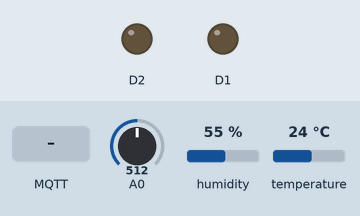
The sketch below on a simulated ESP8266 (NodeMCU). Shown: output pins drawn as LEDs (lit = HIGH). Inputs (shaded band) come from the test bench; at power-on: A0 = 512, humidity 55 %, temperature 24 °C. WiFi joins after 1.5 s; servers stay silent unless stated; no MQTT or app messages arrive unless stated; what the sketch prints to the serial monitor is not drawn.

Above: at 2.7 s.
2.8 s: MQTT message "lighton" arrives on the first subscribed topic
At 3.5 s:
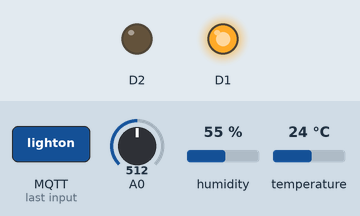
4.3 s: MQTT message "fanon" arrives on the first subscribed topic
At 5.1 s:
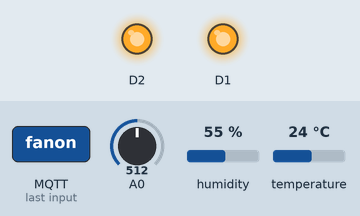
5.8 s: MQTT message "lightoff" arrives on the first subscribed topic
At 6.9 s:
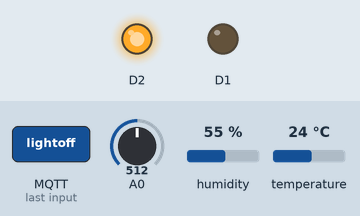
Timing chart, 0 to 8.8 s (numbered marks = the images above; inputs shaded):
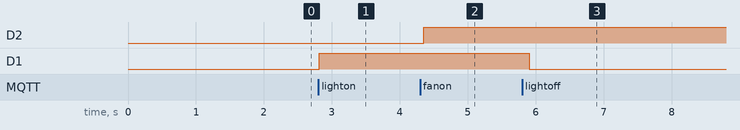

The sketch:

SmartHomeControl-1.ino
```cpp
#include <ESP8266WiFi.h>
#include <PubSubClient.h>

const char* ssid = "priya";
const char* password = "rekhapriya";
#include "DHT.h"
#define DHTPIN D3   // what pin we're connected to
#define DHTTYPE DHT11   // define type of sensor DHT 11
DHT dht (DHTPIN, DHTTYPE);

#define ORG "wc6qda"
#define DEVICE_TYPE "omkaram"
#define DEVICE_ID "supriya7270"
#define TOKEN "priya7270"
String command;
char server[] = ORG ".messaging.internetofthings.ibmcloud.com";
char subtopic[] = "iot-2/cmd/home/fmt/String";
char pubtopic[] = "iot-2/evt/Data/fmt/json";
char authMethod[] = "use-token-auth";
char token[] = TOKEN;
char clientId[] = "d:" ORG ":" DEVICE_TYPE ":" DEVICE_ID;
//Serial.println(clientID);

WiFiClient wifiClient;
void callback(char* subtopic, byte* payload, unsigned int payloadLength);
PubSubClient client(server, 1883, callback, wifiClient);
//PubSubClient client(server, 1883,wifiClient);

void setup() {
  Serial.begin(115200);
  Serial.println();
  dht.begin();
 Serial.print("Connecting to ");
 Serial.print(ssid);
 WiFi.begin(ssid, password);
 while (WiFi.status() != WL_CONNECTED) {
 delay(500);
 Serial.print(".");
 }
 Serial.println("");

 Serial.print("WiFi connected, IP address: ");
 Serial.println(WiFi.localIP());

  pinMode(D1,OUTPUT);
  pinMode(D2,OUTPUT);
  wifiConnect();
  mqttConnect();
}

void loop() {
  int sensorvalue=analogRead(A0);
 Serial.println(sensorvalue);
float h = dht.readHumidity();
float t = dht.readTemperature();

if (isnan(h) || isnan(t))
{
Serial.println("Failed to read from DHT sensor!");
delay(1000);
return;
}
PublishData(t,h,sensorvalue);
 if (!client.loop()) {
    mqttConnect();
  }
delay(100);

  if (!client.loop()) {
    mqttConnect();
  }
delay(100);
}

void wifiConnect() {
  Serial.print("Connecting to "); Serial.print(ssid);
  WiFi.begin(ssid, password);
  while (WiFi.status() != WL_CONNECTED) {
    delay(500);
    Serial.print(".");
  }
  Serial.print("nWiFi connected, IP address: "); Serial.println(WiFi.localIP());
}

void mqttConnect() {
  if (!client.connected()) {
    Serial.print("Reconnecting MQTT client to "); Serial.println(server);
    while (!client.connect(clientId, authMethod, token)) {
      Serial.print(".");
      delay(500);
    }
    initManagedDevice();
    Serial.println();
  }
}
void initManagedDevice() {
  if (client.subscribe(subtopic)) {
    Serial.println("subscribe to cmd OK");
  } else {
    Serial.println("subscribe to cmd FAILED");
  }
}

void callback(char* subtopic, byte* payload, unsigned int payloadLength) {
  Serial.print("callback invoked for topic: "); Serial.println(subtopic);

  for (int i = 0; i < payloadLength; i++) {
    //Serial.println((char)payload[i]);
    command += (char)payload[i];
  }
Serial.println(command);
if(command == "lighton"){
  digitalWrite(D1,HIGH);
  Serial.println("Light is Switched ON");
}
else if(command == "lightoff"){
  digitalWrite(D1,LOW);
  Serial.println("Light is Switched OFF");
}
if(command == "fanon"){
  digitalWrite(D2,HIGH);
  Serial.println("Fan is Switched ON");
}
else if(command == "fanoff"){
  digitalWrite(D2,LOW);
  Serial.println("Fan is Switched OFF");
}
if(command == "allon"){
  digitalWrite(D1,HIGH);
  digitalWrite(D2,HIGH);
  Serial.println("Light and fan are Switched ON");

}
else if(command == "alloff"){
  digitalWrite(D1,LOW);
  digitalWrite(D2,LOW);
  Serial.println("Light and fan are Switched OFF");
}
command ="";
}
void PublishData(float temp, float humid,int light){
 if (!!!client.connected()) {
 Serial.print("Reconnecting client to ");
 Serial.println(server);
 while (!!!client.connect(clientId, authMethod, token)) {
 Serial.print(".");
 delay(500);
 }
 Serial.println();
 }
  String payload = "{\"d\":{\"temperature\":";
  payload += temp;
  payload+="," "\"humidity\":";
  payload += humid;
  payload+="," "\"light\":";
  payload += light;
  payload += "}}";
 Serial.print("Sending payload: ");
 Serial.println(payload);
 if (client.publish(pubtopic, (char*) payload.c_str())) {
 Serial.println("Publish ok");
 } else {
 Serial.println("Publish failed");
 }
}
```

Measured:
- after the input at 2.8 s, D1: LOW → HIGH at once
- after the input at 4.3 s, D2: LOW → HIGH after 0.06 s
- after the input at 5.8 s, D1: HIGH → LOW after 0.11 s
